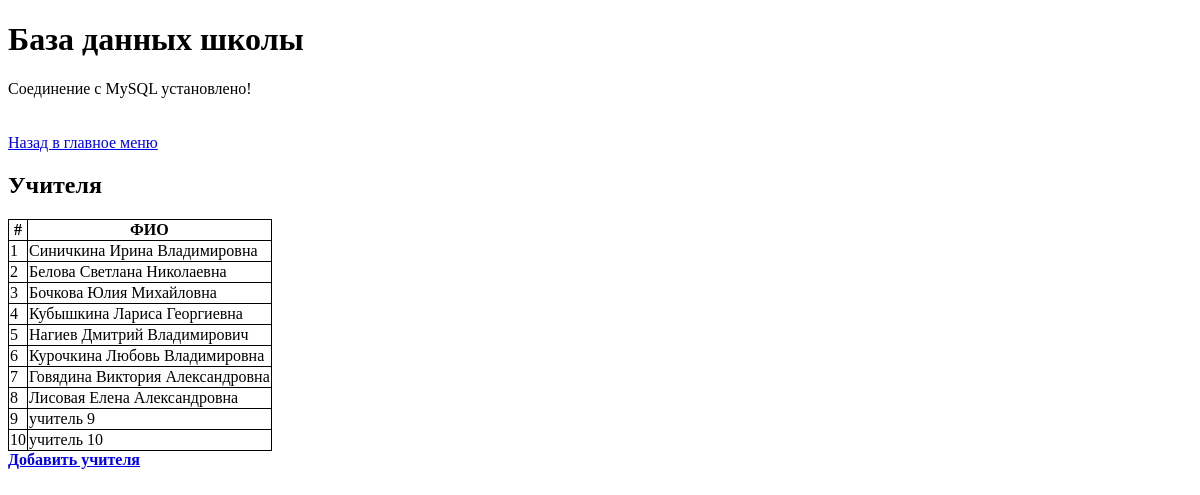
Page /6_lab/get_teachers.php on the earlier database version.
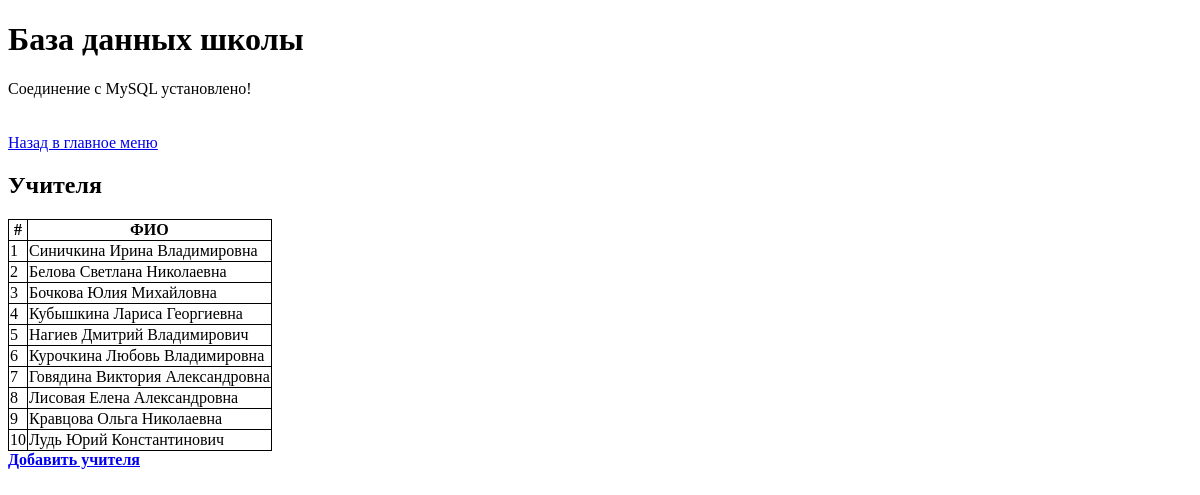
Same page on the later database version.
### tables this page shows
create table teachers(
	id INT UNSIGNED  AUTO_INCREMENT PRIMARY KEY, 
	fio VARCHAR(100) NOT NULL
);

### 6_lab/get_teachers.php (the view)
<?php include "header.php"; ?>
<a href="index.php">Назад в главное меню</a>
<?php
	try {
		$q_result = mysqli_query($db, " SELECT
				teacher.id id,
				teacher.fio fio
			FROM teachers AS teacher");
		if (mysqli_num_rows($q_result) > 0) { ?>
			<h2>Учителя</h2>
			    <table >
		      		<thead>
						<tr>
						  <th>#</th>
						  <th>ФИО</th>
						</tr>
		      		</thead>
		      		<tbody>
				<?php
				while ($row = mysqli_fetch_array($q_result)) {
					?>
				      	<tr>
							<td><?php echo $row["id"]; ?></td>
							<td><?php echo $row["fio"]; ?></td>
				      	</tr>
			 	<?php } ?>
	 		 		</tbody>
  				</table>
		<?php } else {
			echo "<br/>"."Ни одного Учителя не найдено.";
		}
	} catch (Exception $ex) {
		echo "<br/>"."Ошибка при показе : ". $ex->getMessage();
	}
?>
<a href="create_teacher.php"><strong>Добавить учителя</strong></a>
<?php include "footer.php"; ?>

Differences in the rows shown:
changed teachers id 9: fio "учитель 9" → "Кравцова Ольга Николаевна"
changed teachers id 10: fio "учитель 10" → "Лудь Юрий Константинович"
